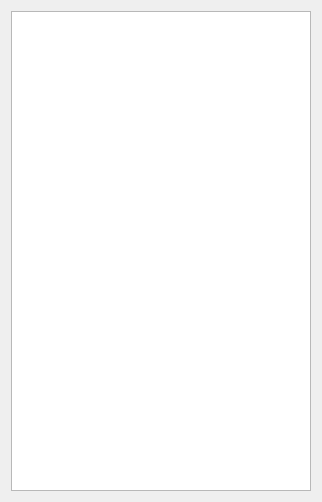
<?xml version="1.0" encoding="UTF-8"?>
<ui version="4.0">
 <class>Form</class>
 <widget class="QWidget" name="Form">
  <property name="geometry">
   <rect>
    <x>0</x>
    <y>0</y>
    <width>322</width>
    <height>502</height>
   </rect>
  </property>
  <property name="windowTitle">
   <string>Form</string>
  </property>
  <layout class="QVBoxLayout" name="verticalLayout">
   <item>
    <widget class="QTreeView" name="navigator">
      <property name="editTriggers">
       <set>QAbstractItemView::EditKeyPressed</set>
      </property>
      <property name="showDropIndicator" stdset="0">
       <bool>false</bool>
      </property>
      <property name="autoExpandDelay">
       <number>-1</number>
      </property>
      <property name="indentation">
       <number>18</number>
      </property>
      <property name="rootIsDecorated">
       <bool>true</bool>
      </property>
      <property name="uniformRowHeights">
       <bool>false</bool>
      </property>
      <property name="sortingEnabled">
       <bool>false</bool>
      </property>
      <property name="wordWrap">
       <bool>true</bool>
      </property>
      <property name="expandsOnDoubleClick">
       <bool>true</bool>
      </property>
      <attribute name="headerVisible">
       <bool>true</bool>
      </attribute>
      <attribute name="headerDefaultSectionSize">
       <number>80</number>
      </attribute>
      <attribute name="headerStretchLastSection">
       <bool>true</bool>
      </attribute>
     </widget>
   </item>
  </layout>
 </widget>
 <resources/>
 <connections/>
</ui>
